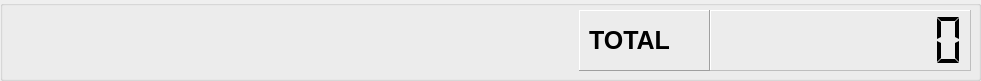
  <widget class="QGroupBox" name="groupsalir">
   <property name="geometry">
    <rect>
     <x>20</x>
     <y>590</y>
     <width>981</width>
     <height>81</height>
    </rect>
   </property>
   <property name="title">
    <string/>
   </property>
   <widget class="QLCDNumber" name="lcdtotalete">
    <property name="enabled">
     <bool>false</bool>
    </property>
    <property name="geometry">
     <rect>
      <x>710</x>
      <y>10</y>
      <width>261</width>
      <height>61</height>
     </rect>
    </property>
    <property name="palette">
     <palette>
      <active>
       <colorrole role="WindowText">
        <brush brushstyle="SolidPattern">
         <color alpha="255">
          <red>0</red>
          <green>0</green>
          <blue>0</blue>
         </color>
        </brush>
       </colorrole>
      </active>
      <inactive>
       <colorrole role="WindowText">
        <brush brushstyle="SolidPattern">
         <color alpha="255">
          <red>0</red>
          <green>0</green>
          <blue>0</blue>
         </color>
        </brush>
       </colorrole>
      </inactive>
      <disabled>
       <colorrole role="WindowText">
        <brush brushstyle="SolidPattern">
         <color alpha="255">
          <red>0</red>
          <green>0</green>
          <blue>0</blue>
         </color>
        </brush>
       </colorrole>
      </disabled>
     </palette>
    </property>
    <property name="font">
     <font>
      <kerning>true</kerning>
     </font>
    </property>
    <property name="frameShape">
     <enum>QFrame::Panel</enum>
    </property>
    <property name="frameShadow">
     <enum>QFrame::Raised</enum>
    </property>
    <property name="midLineWidth">
     <number>1</number>
    </property>
    <property name="smallDecimalPoint">
     <bool>false</bool>
    </property>
    <property name="digitCount">
     <number>9</number>
    </property>
    <property name="segmentStyle">
     <enum>QLCDNumber::Flat</enum>
    </property>
    <property name="value" stdset="0">
     <double>0.000000000000000</double>
    </property>
   </widget>
   <widget class="QFrame" name="frame">
    <property name="geometry">
     <rect>
      <x>579</x>
      <y>10</y>
      <width>131</width>
      <height>61</height>
     </rect>
    </property>
    <property name="frameShape">
     <enum>QFrame::Panel</enum>
    </property>
    <property name="frameShadow">
     <enum>QFrame::Raised</enum>
    </property>
    <widget class="QLabel" name="label_8">
     <property name="geometry">
      <rect>
       <x>10</x>
       <y>10</y>
       <width>111</width>
       <height>41</height>
      </rect>
     </property>
     <property name="font">
      <font>
       <pointsize>19</pointsize>
       <weight>75</weight>
       <bold>true</bold>
      </font>
     </property>
     <property name="text">
      <string>TOTAL</string>
     </property>
     <property name="textFormat">
      <enum>Qt::PlainText</enum>
     </property>
    </widget>
   </widget>
   <zorder>frame</zorder>
   <zorder>lcdtotalete</zorder>
  </widget>
